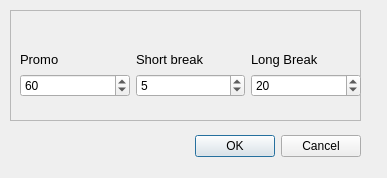
<?xml version="1.0" encoding="UTF-8"?>
<ui version="4.0">
 <class>Dialog</class>
 <widget class="QDialog" name="Dialog">
  <property name="geometry">
   <rect>
    <x>0</x>
    <y>0</y>
    <width>387</width>
    <height>178</height>
   </rect>
  </property>
  <property name="windowTitle">
   <string>Dialog</string>
  </property>
  <widget class="QDialogButtonBox" name="buttonBox">
   <property name="geometry">
    <rect>
     <x>20</x>
     <y>130</y>
     <width>341</width>
     <height>32</height>
    </rect>
   </property>
   <property name="orientation">
    <enum>Qt::Horizontal</enum>
   </property>
   <property name="standardButtons">
    <set>QDialogButtonBox::Cancel|QDialogButtonBox::Ok</set>
   </property>
  </widget>
  <widget class="QFrame" name="frame">
   <property name="geometry">
    <rect>
     <x>10</x>
     <y>10</y>
     <width>351</width>
     <height>111</height>
    </rect>
   </property>
   <property name="frameShape">
    <enum>QFrame::StyledPanel</enum>
   </property>
   <property name="frameShadow">
    <enum>QFrame::Raised</enum>
   </property>
   <widget class="QWidget" name="">
    <property name="geometry">
     <rect>
      <x>10</x>
      <y>40</y>
      <width>341</width>
      <height>47</height>
     </rect>
    </property>
    <layout class="QHBoxLayout" name="horizontalLayout">
     <item>
      <layout class="QVBoxLayout" name="verticalLayout">
       <item>
        <widget class="QLabel" name="label">
         <property name="font">
          <font>
           <pointsize>10</pointsize>
          </font>
         </property>
         <property name="text">
          <string>Promo</string>
         </property>
        </widget>
       </item>
       <item>
        <widget class="QSpinBox" name="promo_spinBox">
         <property name="value">
          <number>60</number>
         </property>
        </widget>
       </item>
      </layout>
     </item>
     <item>
      <layout class="QVBoxLayout" name="verticalLayout_2">
       <item>
        <widget class="QLabel" name="label_2">
         <property name="font">
          <font>
           <pointsize>10</pointsize>
          </font>
         </property>
         <property name="text">
          <string>Short break</string>
         </property>
        </widget>
       </item>
       <item>
        <widget class="QSpinBox" name="short_spinBox">
         <property name="value">
          <number>5</number>
         </property>
        </widget>
       </item>
      </layout>
     </item>
     <item>
      <layout class="QVBoxLayout" name="verticalLayout_3">
       <item>
        <widget class="QLabel" name="label_3">
         <property name="font">
          <font>
           <pointsize>10</pointsize>
          </font>
         </property>
         <property name="text">
          <string>Long Break</string>
         </property>
        </widget>
       </item>
       <item>
        <widget class="QSpinBox" name="long_spinBox">
         <property name="value">
          <number>20</number>
         </property>
        </widget>
       </item>
      </layout>
     </item>
    </layout>
   </widget>
  </widget>
 </widget>
 <resources/>
 <connections>
  <connection>
   <sender>buttonBox</sender>
   <signal>accepted()</signal>
   <receiver>Dialog</receiver>
   <slot>accept()</slot>
   <hints>
    <hint type="sourcelabel">
     <x>248</x>
     <y>254</y>
    </hint>
    <hint type="destinationlabel">
     <x>157</x>
     <y>274</y>
    </hint>
   </hints>
  </connection>
  <connection>
   <sender>buttonBox</sender>
   <signal>rejected()</signal>
   <receiver>Dialog</receiver>
   <slot>reject()</slot>
   <hints>
    <hint type="sourcelabel">
     <x>316</x>
     <y>260</y>
    </hint>
    <hint type="destinationlabel">
     <x>286</x>
     <y>274</y>
    </hint>
   </hints>
  </connection>
 </connections>
</ui>
